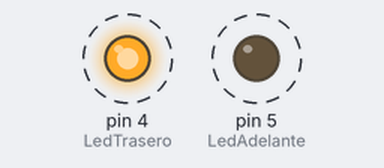
The sketch below on a simulated Arduino Uno, built with avr-gcc and run on an emulated ATmega328P. Parts: output pins drawn as LEDs (lit = HIGH). Dashed ring = blinking.

Above: at 0.5 s.
Timing chart, 0 to 4.6 s (numbered marks = the images above):
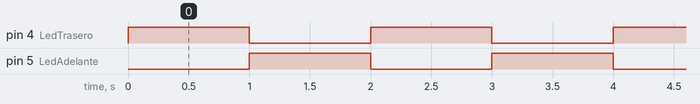

The sketch:

leds.ino
```cpp
int LedTrasero = 4;
int LedAdelante = 5;

void setup() {
  pinMode(LedTrasero, OUTPUT);
  pinMode(LedAdelante, OUTPUT);
}

void loop() {
  // put your main code here, to run repeatedly:
Leds();
}

void Leds() {
  digitalWrite(LedTrasero, HIGH);
  digitalWrite(LedAdelante, LOW);
  delay(1000);
  digitalWrite(LedAdelante, HIGH);
  digitalWrite(LedTrasero, LOW);
  delay(1000);
}
```

Measured:
- by itself, pin 4 (LedTrasero), pin 5 (LedAdelante): alternates HIGH for 1.0 s and LOW for 1.0 s
